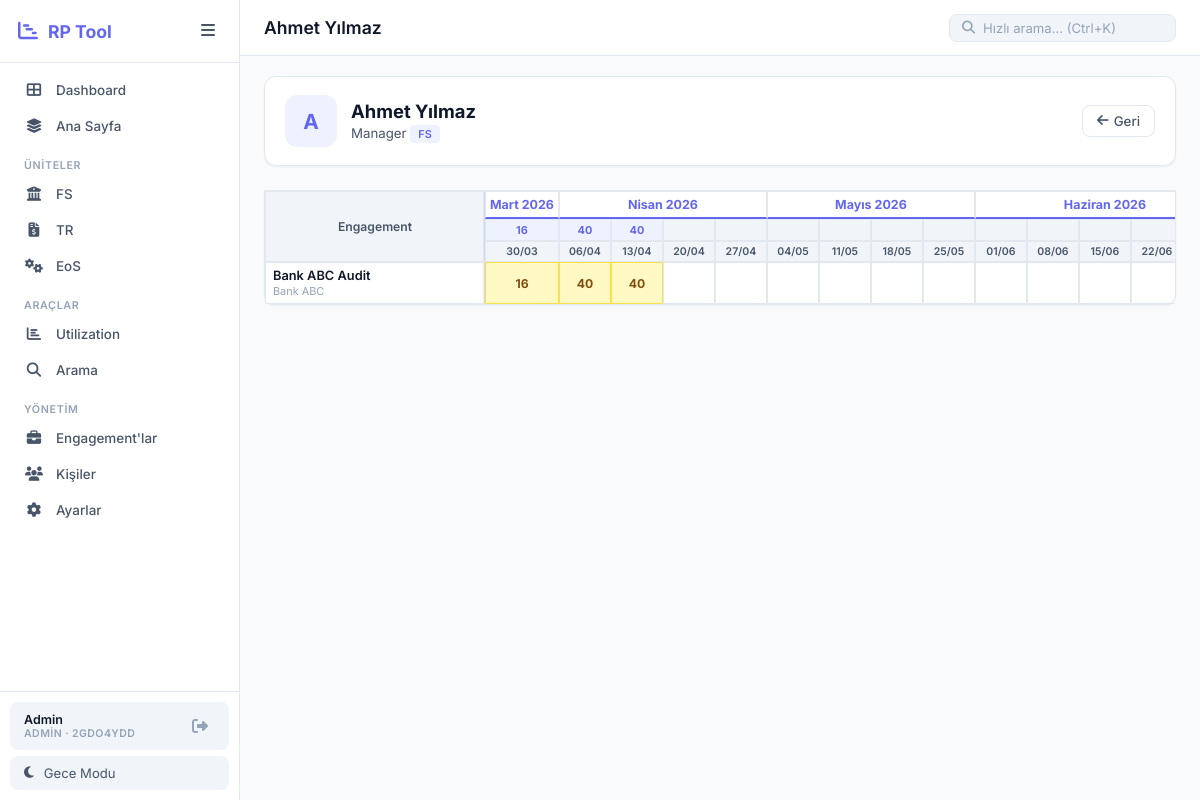
/search/person/1 (signed in), run on the app's committed database.
### models.py (models this page shows, shortened)
class Unit(db.Model):
    __tablename__ = 'units'
    id = db.Column(db.Integer, primary_key=True)
    workspace_id = db.Column(db.Integer, db.ForeignKey('workspaces.id'), nullable=False)
    short_name = db.Column(db.String(20), nullable=False)
    long_name = db.Column(db.String(200), nullable=False)
    icon = db.Column(db.String(50), default='fas fa-folder')
    color = db.Column(db.String(20), default='#6366f1')
    sort_order = db.Column(db.Integer, default=0)
    is_active = db.Column(db.Boolean, default=True)
    created_at = db.Column(db.DateTime, default=datetime.utcnow)
    __table_args__ = (
        db.UniqueConstraint('workspace_id', 'short_name', name='unique_ws_unit'),
    )

class User(UserMixin, db.Model):
    __tablename__ = 'users'
    id = db.Column(db.Integer, primary_key=True)
    username = db.Column(db.String(100), unique=True, nullable=False)
    password = db.Column(db.String(200), nullable=False)
    display_name = db.Column(db.String(100), nullable=False)
    email = db.Column(db.String(200), nullable=True)
    role = db.Column(db.String(20), default='user')
    workspace_id = db.Column(db.Integer, db.ForeignKey('workspaces.id'), nullable=False)
    last_login = db.Column(db.DateTime, nullable=True)
    created_at = db.Column(db.DateTime, default=datetime.utcnow)
    def is_admin(self):
        return self.role == 'admin'

class Workspace(db.Model):
    __tablename__ = 'workspaces'
    id = db.Column(db.Integer, primary_key=True)
    name = db.Column(db.String(200), nullable=False)
    code = db.Column(db.String(10), unique=True, nullable=False)
    created_at = db.Column(db.DateTime, default=datetime.utcnow)
    users = db.relationship('User', backref='workspace', lazy=True)
    units = db.relationship('Unit', backref='workspace', lazy=True, cascade='all, delete-orphan')
    titles = db.relationship('Title', backref='workspace', lazy=True, cascade='all, delete-orphan')
    persons = db.relationship('Person', backref='workspace', lazy=True, cascade='all, delete-orphan')
    engagements = db.relationship('Engagement', backref='workspace', lazy=True, cascade='all, delete-orphan')
    settings = db.relationship('AppSettings', backref='workspace', lazy=True, cascade='all, delete-orphan')
    monthly_capacities = db.relationship('MonthlyCapacity', backref='workspace', lazy=True, cascade='all, delete-orphan')

class Person(db.Model):
    __tablename__ = 'persons'
    id = db.Column(db.Integer, primary_key=True)
    workspace_id = db.Column(db.Integer, db.ForeignKey('workspaces.id'), nullable=False)
    name = db.Column(db.String(100), nullable=False)
    title = db.Column(db.String(100), nullable=False)
    email = db.Column(db.String(150), nullable=True)
    is_active = db.Column(db.Boolean, default=True, nullable=False)
    created_at = db.Column(db.DateTime, default=datetime.utcnow)
    departments = db.relationship('PersonDepartment', backref='person', lazy=True, cascade='all, delete-orphan')
    bookings = db.relationship('Booking', backref='person', lazy=True, cascade='all, delete-orphan')
    def get_departments(self):
        return [d.department for d in self.departments]

class PersonDepartment(db.Model):
    __tablename__ = 'person_department'
    id = db.Column(db.Integer, primary_key=True)
    person_id = db.Column(db.Integer, db.ForeignKey('persons.id'), nullable=False)
    department = db.Column(db.String(50), nullable=False)
    __table_args__ = (
        db.UniqueConstraint('person_id', 'department', name='unique_person_dept'),
    )

class Engagement(db.Model):
    __tablename__ = 'engagements'
    id = db.Column(db.Integer, primary_key=True)
    workspace_id = db.Column(db.Integer, db.ForeignKey('workspaces.id'), nullable=False)
    name = db.Column(db.String(200), nullable=False)
    client = db.Column(db.String(200), nullable=True)
    category = db.Column(db.String(50), nullable=False, default='FS')
    status = db.Column(db.String(50), default='Active')
    start_date = db.Column(db.Date, nullable=True)
    end_date = db.Column(db.Date, nullable=True)
    created_at = db.Column(db.DateTime, default=datetime.utcnow)
    bookings = db.relationship('Booking', backref='engagement', lazy=True, cascade='all, delete-orphan')

class Booking(db.Model):
    __tablename__ = 'bookings'
    id = db.Column(db.Integer, primary_key=True)
    person_id = db.Column(db.Integer, db.ForeignKey('persons.id'), nullable=False)
    engagement_id = db.Column(db.Integer, db.ForeignKey('engagements.id'), nullable=False)
    week_start = db.Column(db.Date, nullable=False)
    hours = db.Column(db.Float, default=0)
    color = db.Column(db.String(20), default='green')
    note = db.Column(db.String(200), nullable=True)
    created_at = db.Column(db.DateTime, default=datetime.utcnow)
    __table_args__ = (
        db.UniqueConstraint('person_id', 'engagement_id', 'week_start', name='unique_booking'),
    )

### app.py (the view)
@app.route('/search/person/<int:person_id>')
@login_required
def person_detail(person_id):
    person = Person.query.filter_by(id=person_id, workspace_id=ws_id()).first_or_404()
    weeks = get_ws_weeks()
    bks = Booking.query.filter_by(person_id=person.id).all()
    eb = {}
    for b in bks:
        if b.engagement_id not in eb:
            eb[b.engagement_id] = {'engagement': db.session.get(Engagement, b.engagement_id), 'bookings': {}}
        eb[b.engagement_id]['bookings'][b.week_start] = b
    wt = {w: sum(e['bookings'][w].hours for e in eb.values() if w in e['bookings']) for w in weeks}
    return render_template('person_detail.html', person=person, weeks=weeks, eng_bookings=eb, weekly_totals=wt)

### app.py (called while the page is built)
@login_manager.user_loader
def load_user(user_id):
    return db.session.get(User, int(user_id))

def ws_id():
    return current_user.workspace_id

def get_month_label(d):
    m = {1: 'Ocak', 2: 'Şubat', 3: 'Mart', 4: 'Nisan', 5: 'Mayıs', 6: 'Haziran',
         7: 'Temmuz', 8: 'Ağustos', 9: 'Eylül', 10: 'Ekim', 11: 'Kasım', 12: 'Aralık'}
    return m.get(d.month, d.strftime('%B'))

def get_active_units():
    if not current_user.is_authenticated:
        return []
    return Unit.query.filter_by(workspace_id=ws_id(), is_active=True).order_by(Unit.sort_order, Unit.short_name).all()

def get_active_titles():
    if not current_user.is_authenticated:
        return []
    return Title.query.filter_by(workspace_id=ws_id(), is_active=True).order_by(Title.sort_order, Title.name).all()

def get_demand_page_name():
    if not current_user.is_authenticated:
        return 'Ana Sayfa'
    name = AppSettings.get(ws_id(), 'demand_page_name', '')
    return name if name else 'Ana Sayfa'

@app.context_processor
def utility_processor():
    try:
        units = get_active_units()
        dpn = get_demand_page_name()
        titles = get_active_titles()
        ws_code = current_user.workspace.code if current_user.is_authenticated else ''
        ws_name = current_user.workspace.name if current_user.is_authenticated else ''
    except Exception:
        units, titles = [], []
        dpn = 'Ana Sayfa'
        ws_code, ws_name = '', ''
    return {
        'get_week_label': get_week_label,
        'get_month_label': get_month_label,
        'active_units': units,
        'active_titles': titles,
        'demand_page_name': dpn,
        'ws_code': ws_code,
        'ws_name': ws_name,
    }

### models.py (called while the page is built)
    @staticmethod
    def get(workspace_id, key, default=''):
        s = AppSettings.query.filter_by(workspace_id=workspace_id, key=key).first()
        return s.value if s else default

### templates/person_detail.html (shortened to what this page needs)
{% extends "base.html" %}
{% block page_title %}{{ person.name }}{% endblock %}
{% block content %}
<div class="detail-header">
    <div class="detail-avatar {% if not person.is_active %}avatar-inactive{% endif %}">
        {{ person.name[0] }}
    </div>
    <div class="detail-info">
        <h2>
            {{ person.name }}
        </h2>
        <p>
            {{ person.title }}
            {% for dept in person.get_departments() %}
                <span class="badge badge-unit">{{ dept }}</span>
            {% endfor %}
        </p>
    </div>
    <a href="javascript:history.back()" class="btn btn-ghost"><i class="fas fa-arrow-left"></i> Geri</a>
</div>
<div class="gantt-outer" style="margin-top: 1.5rem;">
    <div class="gantt-table-container">
        <table class="gantt-table">
            <thead>
                <tr class="month-row">
                    <th class="sticky-col col-engagement-single" rowspan="3">Engagement</th>
                    {% set ns = namespace(cm='') %}
                    {% for w in weeks %}
                        {% set mk = w.strftime('%Y-%m') %}
                        {% if mk != ns.cm %}
                            {% set ns.cm = mk %}
                            {% set cnt = [] %}
                            <th colspan="{{ cnt|length }}" class="month-cell">
                                {{ get_month_label(w) }} {{ w.year }}
                            </th>
                        {% endif %}
                    {% endfor %}
                </tr>
                <tr class="totals-row">
                    {% for w in weeks %}
                    <th class="week-total-cell {% if weekly_totals[w] > 0 %}has-hours{% endif %} {% if weekly_totals[w] > 40 %}over-capacity{% endif %}">
                        {% if weekly_totals[w] > 0 %}{{ weekly_totals[w]|int }}{% endif %}
                    </th>
                    {% endfor %}
                </tr>
                <tr class="week-header-row">
                    {% for w in weeks %}
                    <th class="week-cell">{{ w.strftime('%d/%m') }}</th>
                    {% endfor %}
                </tr>
            </thead>
            <tbody>
                {% for eng_id, eng_data in eng_bookings.items() %}
                <tr class="gantt-row">
                    <td class="sticky-col col-engagement-single">
                        <div class="engagement-info">
                            <a href="{{ url_for('engagement_detail', engagement_id=eng_data.engagement.id) }}" class="eng-link">
                                {{ eng_data.engagement.name }}
                            </a>
                            <small>{{ eng_data.engagement.client }}</small>
                        </div>
                    </td>
                    {% for w in weeks %}
                        {% set b = eng_data.bookings.get(w) %}
                        <td class="gantt-cell {% if b and b.hours > 0 %}booked cell-{{ b.color }}{% endif %}"
                            data-person-id="{{ person.id }}"
                            data-engagement-id="{{ eng_data.engagement.id }}"
                            data-week="{{ w.strftime('%Y-%m-%d') }}"
                            data-hours="{{ b.hours if b else 0 }}"
                            data-color="{{ b.color if b else 'green' }}"
                            {% if current_user.is_admin() %}onclick="openCellEdit(this)"{% endif %}>
                            {% if b and b.hours > 0 %}{{ b.hours|int }}{% endif %}
                        </td>
                    {% endfor %}
                </tr>
                {% endfor %}
            </tbody>
        </table>
    </div>
</div>
{% endblock %}

### templates/base.html (shortened to what this page needs)
<!DOCTYPE html>
<html lang="tr" data-theme="light">
<head>
    <link rel="stylesheet" href="{{ url_for('static', filename='css/style.css') }}">
    <link rel="stylesheet" href="https://cdnjs.cloudflare.com/ajax/libs/font-awesome/6.5.0/css/all.min.css">
</head>
<body>
    <aside class="sidebar" id="sidebar">
        <div class="sidebar-header">
            <div class="logo">
                <i class="fas fa-chart-gantt"></i>
                <span>RP Tool</span>
            </div>
            <button class="sidebar-toggle" onclick="toggleSidebar()">
                <i class="fas fa-bars"></i>
            </button>
        </div>
        <nav class="sidebar-nav">
            <a href="{{ url_for('dashboard') }}" class="nav-item {% if request.endpoint == 'dashboard' %}active{% endif %}">
                <i class="fas fa-th-large"></i>
                <span>Dashboard</span>
            </a>
            <a href="{{ url_for('merge') }}" class="nav-item {% if request.endpoint == 'merge' %}active{% endif %}">
                <i class="fas fa-layer-group"></i>
                <span>{{ demand_page_name }}</span>
            </a>
            {% if active_units %}
            <div class="nav-divider">Üniteler</div>
            {% for unit in active_units %}
            <a href="{{ url_for('unit_view', short_name=unit.short_name) }}"
               class="nav-item {% if request.endpoint == 'unit_view' and request.view_args.get('short_name') == unit.short_name %}active{% endif %}">
                <i class="{{ unit.icon }}"></i>
                <span>{{ unit.short_name }}</span>
            </a>
            {% endfor %}
            {% endif %}
            <div class="nav-divider">Araçlar</div>
            <a href="{{ url_for('utilization') }}" class="nav-item {% if request.endpoint == 'utilization' %}active{% endif %}">
                <i class="fas fa-chart-bar"></i>
                <span>Utilization</span>
            </a>
            <a href="{{ url_for('search') }}" class="nav-item {% if request.endpoint == 'search' %}active{% endif %}">
                <i class="fas fa-search"></i>
                <span>Arama</span>
            </a>
            {% if current_user.is_admin() %}
            <div class="nav-divider">Yönetim</div>
            <a href="{{ url_for('manage_engagements') }}" class="nav-item {% if request.endpoint == 'manage_engagements' %}active{% endif %}">
                <i class="fas fa-briefcase"></i>
                <span>Engagement'lar</span>
            </a>
            <a href="{{ url_for('manage_people') }}" class="nav-item {% if request.endpoint == 'manage_people' %}active{% endif %}">
                <i class="fas fa-users"></i>
                <span>Kişiler</span>
            </a>
            <a href="{{ url_for('admin_settings') }}" class="nav-item {% if request.endpoint == 'admin_settings' %}active{% endif %}">
                <i class="fas fa-gear"></i>
                <span>Ayarlar</span>
            </a>
            {% endif %}
        </nav>
        <div class="sidebar-footer">
            <div class="sidebar-user">
                <div class="sidebar-user-info">
                    <span class="sidebar-user-name">{{ current_user.display_name }}</span>
                    <span class="sidebar-user-role">{{ 'Admin' if current_user.is_admin() else 'User' }} · {{ ws_code }}</span>
                </div>
                <a href="{{ url_for('logout') }}" class="sidebar-logout" title="Çıkış">
                    <i class="fas fa-sign-out-alt"></i>
                </a>
            </div>
            <button class="theme-toggle" onclick="toggleTheme()">
                <i class="fas fa-moon" id="theme-icon"></i>
                <span id="theme-text">Gece Modu</span>
            </button>
        </div>
    </aside>
    <main class="main-content" id="main-content">
        <header class="top-bar">
            <div class="top-bar-left">
                <h1 class="page-title">{% block page_title %}Resource Planner{% endblock %}</h1>
            </div>
            <div class="top-bar-right">
                <div class="search-box-mini">
                    <i class="fas fa-search"></i>
                    <input type="text" placeholder="Hızlı arama... (Ctrl+K)" id="quick-search"
                           onkeydown="if(event.key==='Enter') window.location.href='/search?q='+this.value">
                </div>
            </div>
        </header>
        <div class="content-area">
            {% block content %}{% endblock %}
        </div>
    </main>
</body>
</html>

### data on the page
Unit: short_name "FS"
Unit: short_name "TR"
Unit: short_name "EoS"
User: display_name "Admin", role "ADMIN"
Workspace: code "2GDO4YDD"
Person: name "Ahmet Yılmaz", name "A", title "Manager"
PersonDepartment: department "FS"
Engagement: engagement.name "Bank ABC Audit", engagement.client "Bank ABC"
Booking: hours "16"
Booking: hours "40"
Booking: hours "40"

### other printed values
{{ demand_page_name }} "Ana Sayfa"
{{ get_month_label(w) }} "Mart" "Nisan" "Mayıs" "Haziran"
{{ w.year }} "2026" "2026" "2026" "2026"
{{ weekly_totals[w]|int }} "16" "40" "40"
{{ w.strftime('%d/%m') }} "30/03" "06/04" "13/04" "20/04" "27/04" "04/05" "11/05" "18/05" "25/05" "01/06" "08/06" "15/06" "22/06"
